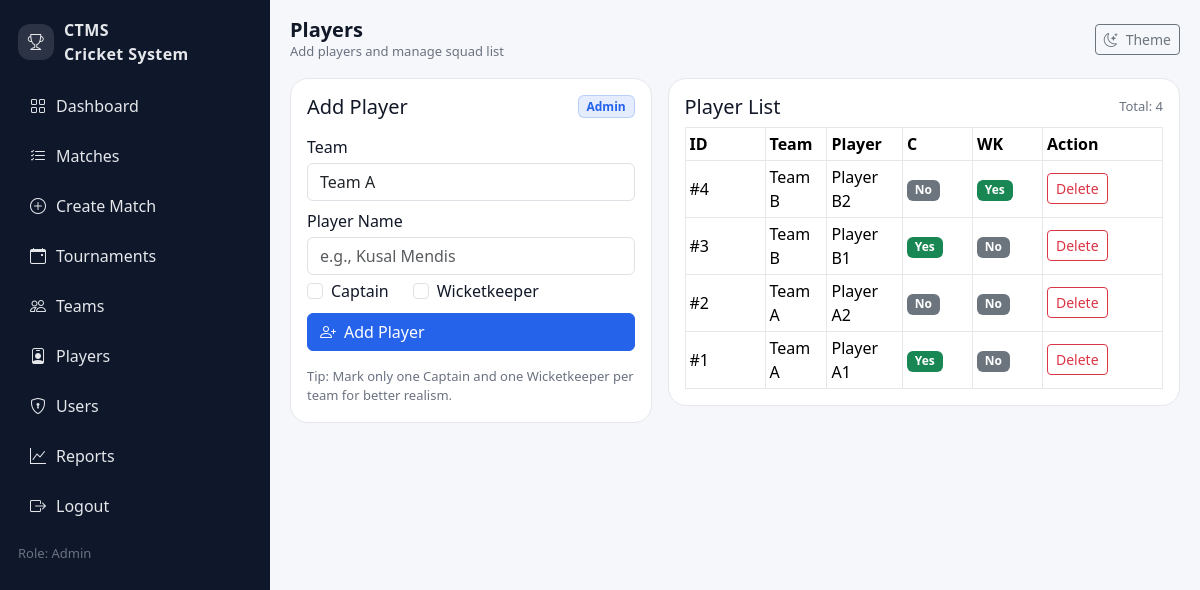
The page /pages/players.php (signed in) on the database its author committed.
### tables this page shows
CREATE TABLE `players` (
  `id` int(11) NOT NULL,
  `team_id` int(11) DEFAULT NULL,
  `name` varchar(100) DEFAULT NULL,
  `is_captain` tinyint(1) DEFAULT NULL,
  `is_wicketkeeper` tinyint(1) DEFAULT NULL
);

CREATE TABLE `teams` (
  `id` int(11) NOT NULL,
  `tournament_id` int(11) DEFAULT NULL,
  `name` varchar(100) DEFAULT NULL
);

### pages/players.php (the view, shortened to what this page needs)
<?php
include("../config/db.php");
$pageTitle = "Players";
$pageSub   = "Add players and manage squad list";
include("partials/layout_top.php");
$teams = $conn->query("SELECT id,name FROM teams ORDER BY name ASC");
$q = $conn->query("
  SELECT players.id, players.name, players.is_captain, players.is_wicketkeeper, teams.name AS team
  FROM players
  JOIN teams ON players.team_id = teams.id
  ORDER BY players.id DESC
");
?>
<div class="row g-3">
  <div class="col-lg-5">
    <div class="card-ui">
      <div class="d-flex justify-content-between align-items-center mb-2">
        <h5 class="mb-0">Add Player</h5>
        <span class="badge badge-soft">Admin</span>
      </div>
      <form method="post" class="row g-2 mt-1">
        <div class="col-12">
          <label class="form-label mb-1">Team</label>
          <select class="form-control" name="team_id" required>
            <?php while($t=$teams->fetch_assoc()){ ?>
              <option value="<?= $t['id'] ?>"><?= htmlspecialchars($t['name']) ?></option>
            <?php } ?>
          </select>
        </div>
        <div class="col-12">
          <label class="form-label mb-1">Player Name</label>
          <input class="form-control" name="name" placeholder="e.g., Kusal Mendis" required>
        </div>
        <div class="col-12 d-flex gap-4 mt-1">
          <div class="form-check">
            <input class="form-check-input" type="checkbox" name="is_captain" id="cap">
            <label class="form-check-label" for="cap">Captain</label>
          </div>
          <div class="form-check">
            <input class="form-check-input" type="checkbox" name="is_wicketkeeper" id="wk">
            <label class="form-check-label" for="wk">Wicketkeeper</label>
          </div>
        </div>
        <div class="col-12 mt-2">
          <button class="btn btn-primary w-100 icon-btn" name="add">
            <i class="bi bi-person-plus"></i>
            Add Player
          </button>
        </div>
      </form>
      <div class="small-muted mt-3">
        Tip: Mark only one Captain and one Wicketkeeper per team for better realism.
      </div>
    </div>
  </div>
  <div class="col-lg-7">
    <div class="card-ui">
      <div class="d-flex justify-content-between align-items-center mb-2">
        <h5 class="mb-0">Player List</h5>
        <span class="small-muted">Total: <?= (int)$q->num_rows ?></span>
      </div>
      <div class="table-responsive">
        <table class="table table-sm table-bordered align-middle mb-0">
          <thead>
            <tr>
              <th style="width:80px;">ID</th>
              <th>Team</th>
              <th>Player</th>
              <th style="width:70px;">C</th>
              <th style="width:70px;">WK</th>
              <th style="width:120px;">Action</th>
            </tr>
          </thead>
          <tbody>
            <?php while($r=$q->fetch_assoc()){ ?>
              <tr>
                <td>#<?= $r['id'] ?></td>
                <td><?= htmlspecialchars($r['team']) ?></td>
                <td><?= htmlspecialchars($r['name']) ?></td>
                <td><?= $r['is_captain'] ? '<span class="badge bg-success">Yes</span>' : '<span class="badge bg-secondary">No</span>' ?></td>
                <td><?= $r['is_wicketkeeper'] ? '<span class="badge bg-success">Yes</span>' : '<span class="badge bg-secondary">No</span>' ?></td>
                <td>
                  <a class="btn btn-outline-danger btn-sm"
                     href="?del=<?= $r['id'] ?>"
                     onclick="return confirm('Delete this player?')">
                     Delete
                  </a>
                </td>
              </tr>
            <?php } ?>
          </tbody>
        </table>
      </div>
    </div>
  </div>
</div>
<?php include("partials/layout_bottom.php"); ?>

### pages/partials/layout_top.php (shortened to what this page needs)
<!DOCTYPE html>
<html>
<head>
  <link href="https://cdn.jsdelivr.net/npm/bootstrap@5.3.2/dist/css/bootstrap.min.css" rel="stylesheet">
  <link href="https://cdn.jsdelivr.net/npm/bootstrap-icons@1.11.3/font/bootstrap-icons.min.css" rel="stylesheet">
  <link href="../assets/css/app.css" rel="stylesheet">
</head>
<body>
<div class="app-shell">
  <aside class="sidebar">
    <div class="brand">
      <div class="logo"><i class="bi bi-trophy"></i></div>
      <div>
        <div>CTMS</div>
        <div class="muted">Cricket System</div>
      </div>
    </div>
    <a class="navlink" href="dashboard.php">
      <i class="bi bi-grid"></i> Dashboard
    </a>
    <a class="navlink" href="match_list.php">
      <i class="bi bi-list-check"></i> Matches
    </a>
    <?php if($_SESSION['role_id']==1){ ?>
      <a class="navlink" href="create_match.php">
        <i class="bi bi-plus-circle"></i> Create Match
      </a>
      <a class="navlink" href="tournaments.php">
        <i class="bi bi-calendar-event"></i> Tournaments
      </a>
      <a class="navlink" href="teams.php">
        <i class="bi bi-people"></i> Teams
      </a>
      <a class="navlink" href="players.php">
        <i class="bi bi-person-badge"></i> Players
      </a>
      <a class="navlink" href="users.php">
        <i class="bi bi-shield-lock"></i> Users
      </a>
    <?php } ?>
    <a class="navlink" href="reports.php">
      <i class="bi bi-graph-up"></i> Reports
    </a>
    <a class="navlink" href="../api/logout.php">
      <i class="bi bi-box-arrow-right"></i> Logout
    </a>
    <div class="mt-3 small-muted">
      Role:
      <?php
        $r = $_SESSION['role_id'] ?? 0;
        echo ($r==1?'Admin':($r==2?'Umpire':'Viewer'));
      ?>
    </div>
  </aside>
  <main class="main">
    <div class="topbar">
      <div>
        <h1 class="page-title"><?= htmlspecialchars($pageTitle ?? "Page") ?></h1>
        <?php if(!empty($pageSub)){ ?>
          <div class="small-muted"><?= htmlspecialchars($pageSub) ?></div>
        <?php } ?>
      </div>
      <div class="d-flex gap-2">
        <button class="btn btn-outline-secondary btn-sm icon-btn" onclick="toggleTheme()">
          <i class="bi bi-moon-stars"></i> Theme
        </button>
      </div>
    </div>

### pages/partials/layout_bottom.php (shortened to what this page needs)
  </main>
</div>
</body>
</html>

### assets/css/app.css (style rules this page uses)
:root { --bg: #f6f7fb; --card: #ffffff; --text: #111827; --muted: #6b7280; --border: #e5e7eb; --primary: #2563eb; --sidebar: #0f172a; --sidebarText: #e5e7eb; --sidebarMuted: #94a3b8; }
body { background: var(--bg) !important; color: var(--text) !important; }
.app-shell { min-height: 100vh; display: flex; }
.sidebar { width: 270px; background: var(--sidebar); color: var(--sidebarText); padding: 18px; position: sticky; top: 0; height: 100vh; }
.brand { display:flex; align-items:center; gap:10px; font-weight:700; letter-spacing: 0.4px; margin-bottom: 18px; }
.brand .logo { width: 36px; height: 36px; border-radius: 12px; background: rgba(255,255,255,0.12); display:flex; align-items:center; justify-content:center; }
.navlink { display:flex; align-items:center; gap:10px; padding:10px 12px; border-radius: 12px; color: var(--sidebarText); text-decoration: none; margin-bottom: 6px; }
.main { flex: 1; padding: 18px 20px; }
.topbar { display:flex; align-items:center; justify-content: space-between; margin-bottom: 16px; }
.page-title { font-size: 20px; font-weight: 700; margin: 0; }
.card-ui { background: var(--card); border: 1px solid var(--border); border-radius: 18px; padding: 16px; }
.table { color: var(--text); }
.table thead { background: transparent !important; }
.table-bordered { border-color: var(--border) !important; }
.table-bordered td, .table-bordered th { border-color: var(--border) !important; }
.badge-soft { background: rgba(37,99,235,0.12); color: var(--primary); border: 1px solid rgba(37,99,235,0.22); }
.btn-primary { background: var(--primary) !important; border-color: var(--primary) !important; }
.small-muted { color: var(--muted); font-size: 13px; }
.icon-btn { display:inline-flex; align-items:center; gap:8px; }

### rows shown on the page
players: id "4", team.name "Team B", name "Player B2", is_captain "No", is_wicketkeeper "Yes"
players: id "3", team.name "Team B", name "Player B1", is_captain "Yes", is_wicketkeeper "No"
players: id "2", team.name "Team A", name "Player A2", is_captain "No", is_wicketkeeper "No"
players: id "1", team.name "Team A", name "Player A1", is_captain "Yes", is_wicketkeeper "No"

### other values the page prints
$pageTitle "Players"
$pageSub "Add players and manage squad list"
$q->num_rows "4"
form field team_id "Team A"
